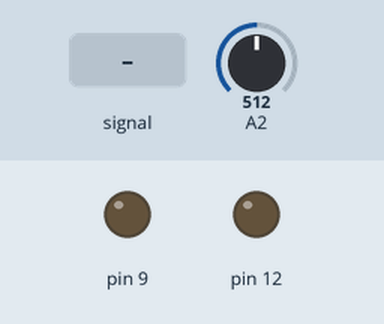
Recording of a sketch running on a simulated Arduino Uno, built with avr-gcc and run on an emulated ATmega328P. On the bench: output pins drawn as LEDs (lit = HIGH). The inputs (shaded band) are chosen by the test bench; at power-on: A2 = 512.

Above: at 1.2 s.
1.3 s: A2 fed a 2 Hz sine of ±306 counts around its level
At 1.92 s:
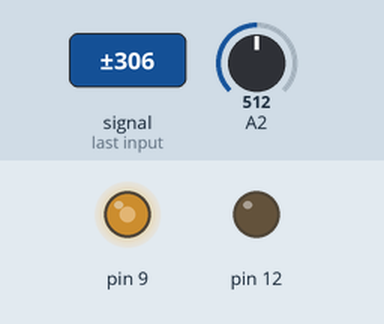
4.3 s: A2 set to 0
Timing chart, 0 to 5.9 s (numbered marks = the images above; inputs shaded):
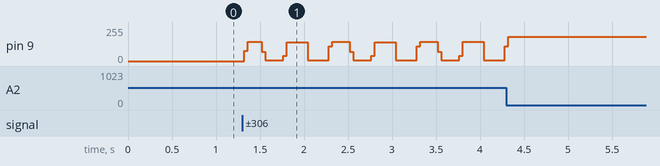

The sketch:

Pot_LED.ino
```cpp
//Basic code for use a potentiometer to control the brightness of an LED.
//Código básica para controlar brillo de un LED con un potenciometro.
void setup()
{
 pinMode(A2,INPUT);
 pinMode(12,OUTPUT);
}
void loop()
{
  Serial.begin(9600);
 if(analogRead(A2)<=511)
 {
  analogWrite(9,127);
 }
 else
 {
   analogWrite(9,15);
 }
  if(analogRead(A2)<=0)
  {
   analogWrite(9,255);
  }
  else
  {
   analogWrite(9,0);
  }
  if(analogRead(A2)>=511)
  {
    analogWrite(9,0);
  }
  else
  {
   analogWrite(9,255);
  }
}

//Follow me on my YouTube channel: https://www.youtube.com/@adrieltrejodearcos3335
```
